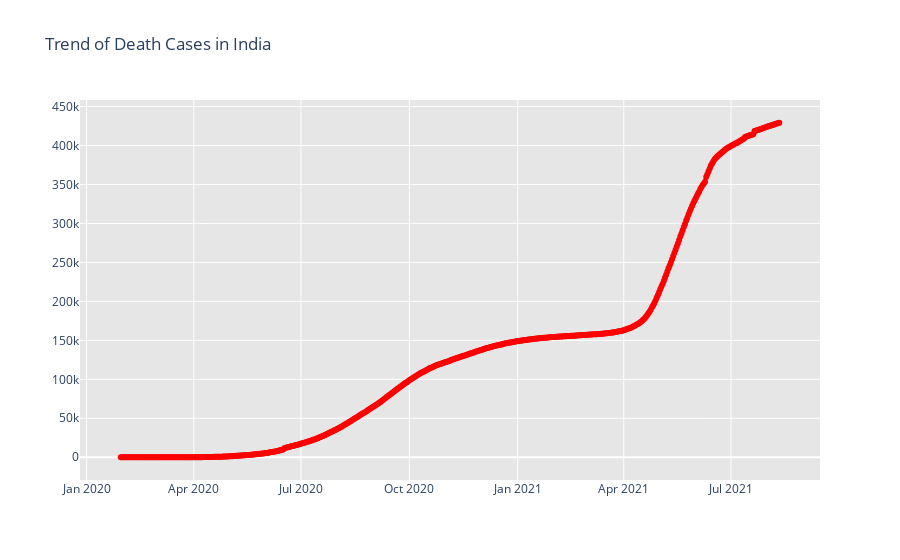
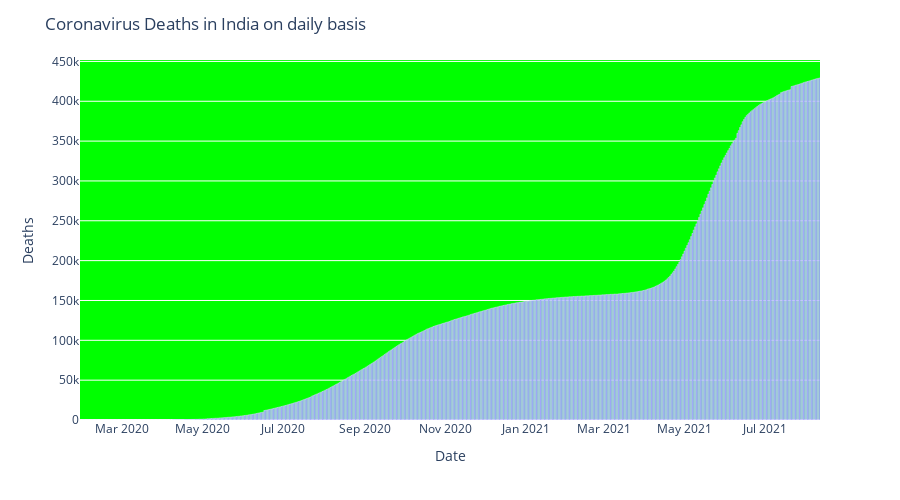

Notebook cell for these charts, in order:
### Markdown cell above
# Deaths Day-Wise

### Code cell
fig = go.Figure()
fig.add_trace(go.Scatter(x=df_death_india['Date'], y = df_death_india['Deaths'], mode='lines+markers',name='Total Deaths',line=dict(color='Red', width=2)))
fig.update_layout(title_text='Trend of Death Cases in India',plot_bgcolor='rgb(230, 230, 230)')
fig.show()
# New COVID-19 cases reported daily in India
import plotly.express as px
fig = px.bar(df_death_india, x="Date", y="Deaths", barmode='group', height=500)
fig.update_layout(title_text='Coronavirus Deaths in India on daily basis',plot_bgcolor='lime')
fig.show()

### Figure 1 — Plotly figure (JSON) as saved in the notebook; plotly's stock layout.template omitted (floating-point values rounded to 4 significant figures; data arrays with more than 128 entries replaced by an {"elided": "..."} marker saying what was removed)
{"data": [{"line": {"color": "Red", "width": 2}, "mode": "lines+markers", "name": "Total Deaths", "type": "scatter", "x": {"elided": "560 str values"}, "y": {"elided": "560 int values"}}], "layout": {"plot_bgcolor": "rgb(230, 230, 230)", "title": {"text": "Trend of Death Cases in India"}}}

### Figure 2 — Plotly figure (JSON) as saved in the notebook; plotly's stock layout.template omitted (floating-point values rounded to 4 significant figures; data arrays with more than 128 entries replaced by an {"elided": "..."} marker saying what was removed)
{"data": [{"alignmentgroup": "True", "hovertemplate": "Date=%{x}<br>Deaths=%{y}<extra></extra>", "legendgroup": "", "marker": {"color": "#636efa", "pattern": {"shape": ""}}, "name": "", "offsetgroup": "", "orientation": "v", "showlegend": false, "textposition": "auto", "type": "bar", "x": {"elided": "560 str values"}, "xaxis": "x", "y": {"elided": "560 int values"}, "yaxis": "y"}], "layout": {"barmode": "group", "height": 500, "legend": {"tracegroupgap": 0}, "margin": {"t": 60}, "plot_bgcolor": "lime", "title": {"text": "Coronavirus Deaths in India on daily basis"}, "xaxis": {"anchor": "y", "domain": [0, 1], "title": {"text": "Date"}}, "yaxis": {"anchor": "x", "domain": [0, 1], "title": {"text": "Deaths"}}}}
